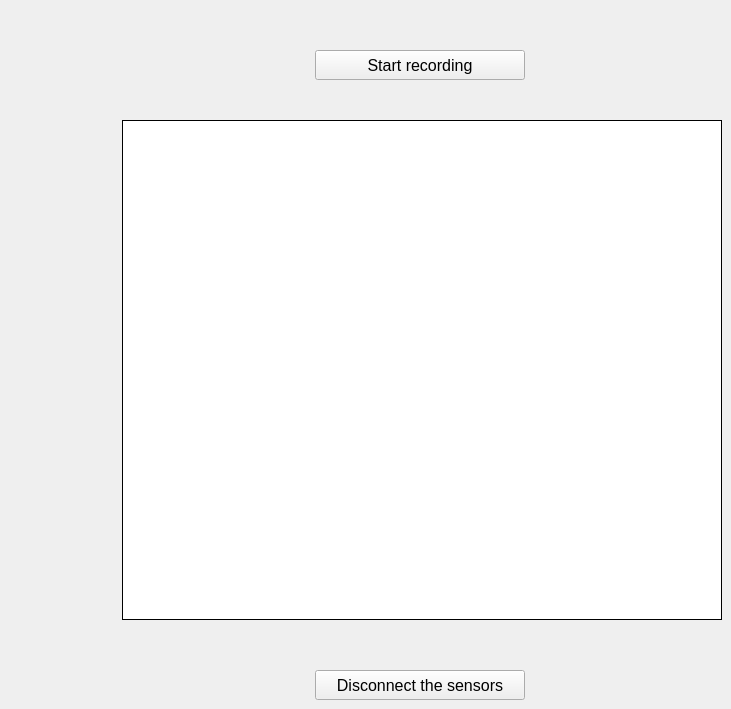
    <widget class="QWidget" name="w_valueTableTab">
     <attribute name="title">
      <string>Value Table</string>
     </attribute>
     <widget class="QPushButton" name="w_backArrow3">
      <property name="geometry">
       <rect>
        <x>40</x>
        <y>50</y>
        <width>70</width>
        <height>40</height>
       </rect>
      </property>
      <property name="focusPolicy">
       <enum>Qt::NoFocus</enum>
      </property>
      <property name="styleSheet">
       <string notr="true">border-radius: 10px;
border-style: solid;
image: url(:/back_arrow/_Icons/left.png);</string>
      </property>
      <property name="text">
       <string/>
      </property>
     </widget>
     <widget class="QPushButton" name="w_disconnectAll5">
      <property name="geometry">
       <rect>
        <x>315</x>
        <y>670</y>
        <width>210</width>
        <height>30</height>
       </rect>
      </property>
      <property name="font">
       <font>
        <pointsize>12</pointsize>
       </font>
      </property>
      <property name="focusPolicy">
       <enum>Qt::NoFocus</enum>
      </property>
      <property name="styleSheet">
       <string notr="true"/>
      </property>
      <property name="text">
       <string>Disconnect the sensors</string>
      </property>
     </widget>
     <widget class="QListWidget" name="w_listDataPrinted">
      <property name="geometry">
       <rect>
        <x>122</x>
        <y>120</y>
        <width>600</width>
        <height>500</height>
       </rect>
      </property>
      <property name="palette">
       <palette>
        <active>
         <colorrole role="Button">
          <brush brushstyle="SolidPattern">
           <color alpha="255">
            <red>255</red>
            <green>255</green>
            <blue>255</blue>
           </color>
          </brush>
         </colorrole>
         <colorrole role="Base">
          <brush brushstyle="SolidPattern">
           <color alpha="255">
            <red>255</red>
            <green>255</green>
            <blue>255</blue>
           </color>
          </brush>
         </colorrole>
         <colorrole role="Window">
          <brush brushstyle="SolidPattern">
           <color alpha="255">
            <red>255</red>
            <green>255</green>
            <blue>255</blue>
           </color>
          </brush>
         </colorrole>
         <colorrole role="Highlight">
          <brush brushstyle="SolidPattern">
           <color alpha="255">
            <red>0</red>
            <green>255</green>
            <blue>0</blue>
           </color>
          </brush>
         </colorrole>
         <colorrole role="HighlightedText">
          <brush brushstyle="SolidPattern">
           <color alpha="255">
            <red>0</red>
            <green>0</green>
            <blue>0</blue>
           </color>
          </brush>
         </colorrole>
        </active>
        <inactive>
         <colorrole role="Button">
          <brush brushstyle="SolidPattern">
           <color alpha="255">
            <red>255</red>
            <green>255</green>
            <blue>255</blue>
           </color>
          </brush>
         </colorrole>
         <colorrole role="Base">
          <brush brushstyle="SolidPattern">
           <color alpha="255">
            <red>255</red>
            <green>255</green>
            <blue>255</blue>
           </color>
          </brush>
         </colorrole>
         <colorrole role="Window">
          <brush brushstyle="SolidPattern">
           <color alpha="255">
            <red>255</red>
            <green>255</green>
            <blue>255</blue>
           </color>
          </brush>
         </colorrole>
         <colorrole role="Highlight">
          <brush brushstyle="SolidPattern">
           <color alpha="255">
            <red>0</red>
            <green>255</green>
            <blue>0</blue>
           </color>
          </brush>
         </colorrole>
         <colorrole role="HighlightedText">
          <brush brushstyle="SolidPattern">
           <color alpha="255">
            <red>0</red>
            <green>0</green>
            <blue>0</blue>
           </color>
          </brush>
         </colorrole>
        </inactive>
        <disabled>
         <colorrole role="Button">
          <brush brushstyle="SolidPattern">
           <color alpha="255">
            <red>255</red>
            <green>255</green>
            <blue>255</blue>
           </color>
          </brush>
         </colorrole>
         <colorrole role="Base">
          <brush brushstyle="SolidPattern">
           <color alpha="255">
            <red>255</red>
            <green>255</green>
            <blue>255</blue>
           </color>
          </brush>
         </colorrole>
         <colorrole role="Window">
          <brush brushstyle="SolidPattern">
           <color alpha="255">
            <red>255</red>
            <green>255</green>
            <blue>255</blue>
           </color>
          </brush>
         </colorrole>
         <colorrole role="Highlight">
          <brush brushstyle="SolidPattern">
           <color alpha="255">
            <red>245</red>
            <green>245</green>
            <blue>245</blue>
           </color>
          </brush>
         </colorrole>
         <colorrole role="HighlightedText">
          <brush brushstyle="SolidPattern">
           <color alpha="255">
            <red>0</red>
            <green>0</green>
            <blue>0</blue>
           </color>
          </brush>
         </colorrole>
        </disabled>
       </palette>
      </property>
      <property name="font">
       <font>
        <pointsize>12</pointsize>
        <stylestrategy>PreferDefault</stylestrategy>
       </font>
      </property>
      <property name="focusPolicy">
       <enum>Qt::NoFocus</enum>
      </property>
      <property name="styleSheet">
       <string notr="true">border-style: solid;
border-width: 1px;</string>
      </property>
      <property name="verticalScrollBarPolicy">
       <enum>Qt::ScrollBarAsNeeded</enum>
      </property>
      <property name="autoScroll">
       <bool>false</bool>
      </property>
      <property name="dragDropMode">
       <enum>QAbstractItemView::NoDragDrop</enum>
      </property>
      <property name="alternatingRowColors">
       <bool>true</bool>
      </property>
      <property name="selectionMode">
       <enum>QAbstractItemView::NoSelection</enum>
      </property>
      <property name="textElideMode">
       <enum>Qt::ElideLeft</enum>
      </property>
      <property name="movement">
       <enum>QListView::Static</enum>
      </property>
      <property name="layoutMode">
       <enum>QListView::Batched</enum>
      </property>
     </widget>
     <widget class="QPushButton" name="w_bleRecordButton">
      <property name="geometry">
       <rect>
        <x>315</x>
        <y>50</y>
        <width>210</width>
        <height>30</height>
       </rect>
      </property>
      <property name="font">
       <font>
        <pointsize>12</pointsize>
       </font>
      </property>
      <property name="focusPolicy">
       <enum>Qt::NoFocus</enum>
      </property>
      <property name="text">
       <string>Start recording</string>
      </property>
     </widget>
    </widget>
